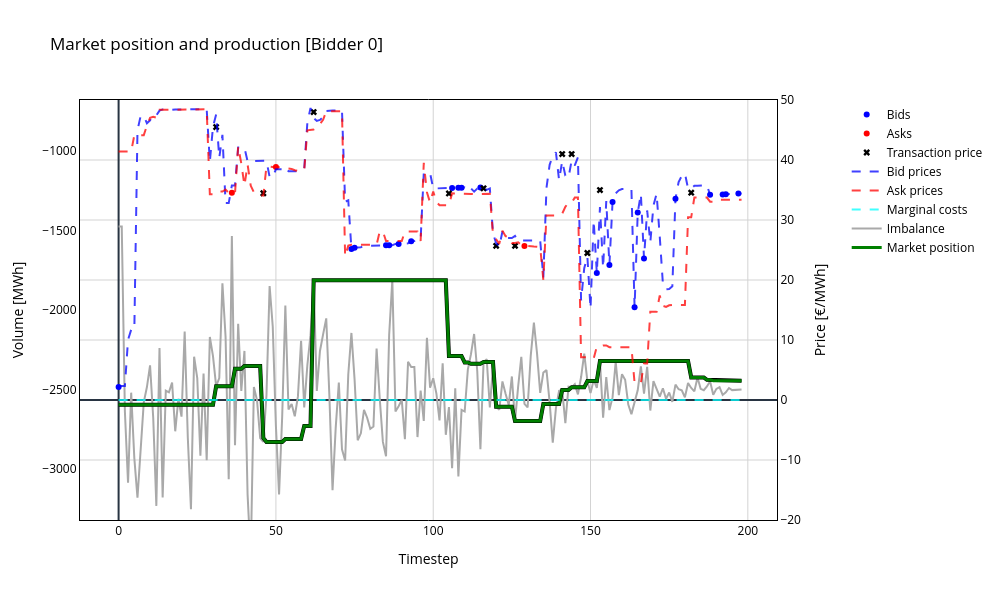
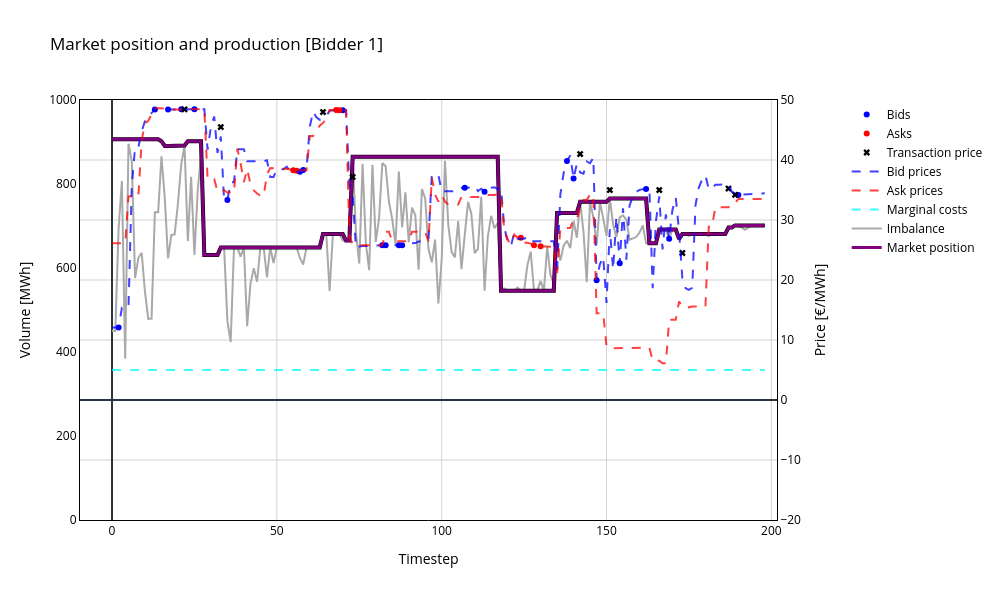
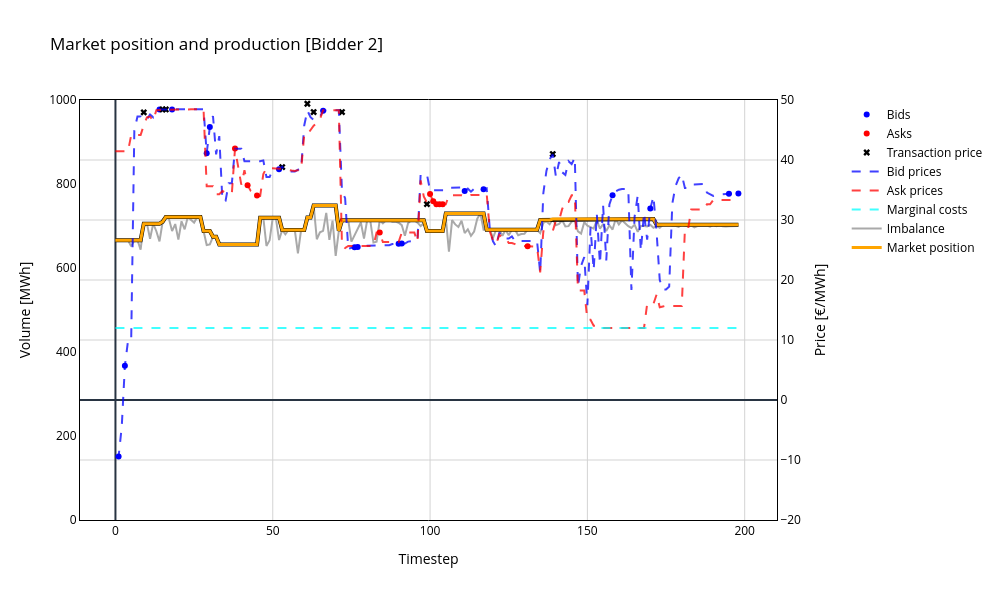
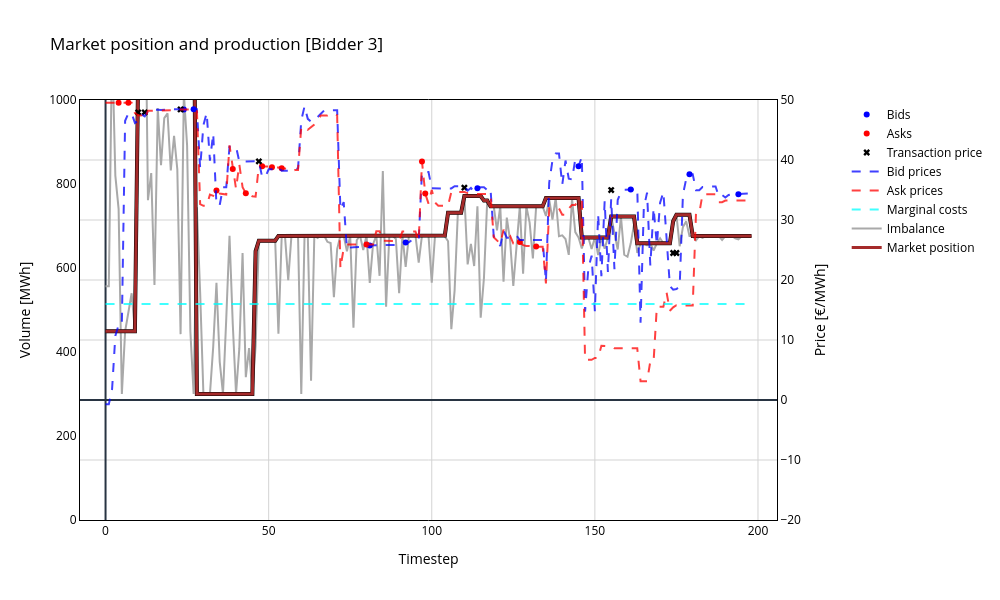

Notebook source saved alongside these figures, in order:
### Code cell
### Imbalance vs Market position

for bidder in range(n):
    fig = go.Figure()

    # Add marker for 'bid price'
    fig.add_trace(go.Scatter(
        x=df_bid_logs.loc[(df_bid_logs['bidder'] == bidder) & (df_bid_logs['match_flag'] == 'bid')].index,
        y=df_bid_logs.loc[(df_bid_logs['bidder'] == bidder) & (df_bid_logs['match_flag'] == 'bid'), 'price'],
        mode='markers',
        name=f'Bids',
        line=dict(width=2, color=bid_color),  # Adjust line width if necessary
        yaxis='y'
    ))

    # Add marker for 'ask price'
    fig.add_trace(go.Scatter(
        x=df_bid_logs.loc[(df_bid_logs['bidder'] == bidder) & (df_bid_logs['match_flag'] == 'ask')].index,
        y=df_bid_logs.loc[(df_bid_logs['bidder'] == bidder) & (df_bid_logs['match_flag'] == 'ask'), 'price'],
        mode='markers',
        name=f'Asks',
        line=dict(width=2, color=ask_color),  # Adjust line width if necessary
        yaxis='y'
    ))

    # Add marker for 'transaction price'
    fig.add_trace(go.Scatter(
        x=df_bid_logs.loc[df_bid_logs['bidder'] == bidder].index,
        y=df_bid_logs.loc[df_bid_logs['bidder'] == bidder, 'transaction_price'],
        mode='markers',
        name=f'Transaction price',
        line=dict(width=2, color=match_color),
        marker=dict(symbol='x'), 
        yaxis='y'
    ))
        
    # Add line for 'Actual prices'
    fig.add_trace(go.Scatter(
        x=df_bid_prices.index,
        y=df_bid_prices[f'bidder_{bidder}'],
        mode='lines',
        name='Bid prices',
        yaxis='y',
        opacity=0.75,
        line=dict(width=2, color=bid_color, dash='dash')  # Adjust line width if necessary
    ))
    
    # Add line for 'Actual prices'
    fig.add_trace(go.Scatter(
        x=df_ask_prices.index,
        y=df_ask_prices[f'bidder_{bidder}'],
        mode='lines',
        name='Ask prices',
        yaxis='y',
        opacity=0.75,
        line=dict(width=2, color=ask_color, dash='dash')  # Adjust line width if necessary
    ))
    
    # Add line for 'Marginal costs'
    fig.add_trace(go.Scatter(
        x=df_bid_logs.index,
        y=[df_bidders['true_costs'][bidder]] * len(df_bid_logs),
        mode='lines',
        name='Marginal costs',
        yaxis='y',
        opacity=0.75,
        line=dict(width=2, color=marginal_cost_color, dash='dash')  # Adjust line width if necessary
    ))
    
    # Add line for 'Imbalance'
    fig.add_trace(go.Scatter(
        x=df_imbalances[f'bidder_{bidder}'].index,
        y=df_imbalances[f'bidder_{bidder}'] + df_market_positions[f'bidder_{bidder}'],
        mode='lines',
        name='Imbalance',
        yaxis='y2',
        line=dict(width=2, color=imbalance_color)  # Adjust line width if necessary
    ))
    
    # Add outline for 'market position'
    fig.add_trace(go.Scatter(
        x=df_market_positions[f'bidder_{bidder}'].index,
        y=df_market_positions[f'bidder_{bidder}'],
        mode='lines',
        name=f'Market position outline',
        showlegend=False,
        line=dict(width=4, color='black'),  # Adjust line width if necessary
        yaxis='y2'
    ))

    # Add line for 'market position'
    fig.add_trace(go.Scatter(
        x=df_market_positions[f'bidder_{bidder}'].index,
        y=df_market_positions[f'bidder_{bidder}'],
        mode='lines',
        name=f'Market position',
        line=dict(width=3, color=bidder_colors[bidder]),  # Adjust line width if necessary
        yaxis='y2'
    ))
    
    demand_mean = -2000
    max_imbalance = df_imbalances[f'bidder_{bidder}'].abs().max()
    
    range_y = [min_price, max_price]
    range_y2 = [0, 1000] if bidder != 0 else [demand_mean - max_imbalance, demand_mean + max_imbalance]
    
    # Update layout
    fig.update_layout(
        title=f'Market position and production [Bidder {bidder}]',
        barmode='stack',
        width=width,
        height=height,
        plot_bgcolor=background,
        paper_bgcolor=paper_bgcolor,
        font_color=font_color,
        #margin=dict(l=0, r=0, t=0, b=0),
        xaxis=dict(
            title='Timestep',
            mirror=True,
            showline=True,
            linecolor=axis_color,
            gridcolor=grid_color,
        ),
        yaxis=dict(
            title='Price [€/MWh]',
            side='right',
            overlaying='y2',
            #position=1,
            range=range_y,
            tickcolor=grid_color,
            showline=True,
            linecolor=axis_color,
            gridcolor=grid_color,
        ),
        yaxis2=dict(
            title='Volume [MWh]',
            #position=-1,
            range=range_y2,
            ticks='',
            showline=True,
            linecolor=axis_color,
            gridcolor=grid_color,
            showgrid=False,
            ),
        legend=dict(
            x=1.1
        ),
        #shapes=frame, 
    )
    
    # Show the plot
    fig.show()

### Figure 1 — Plotly figure (JSON) as saved in the notebook; plotly's stock layout.template omitted (floating-point values rounded to 4 significant figures; data arrays with more than 128 entries replaced by an {"elided": "..."} marker saying what was removed)
{"data": [{"line": {"color": "blue", "width": 2}, "mode": "markers", "name": "Bids", "x": [0, 74, 75, 85, 86, 89, 93, 106, 108, 109, 115, 152, 156, 157, 164, 165, 167, 177, 188, 192, 193, 197], "y": [2.154, 25.15, 25.36, 25.8, 25.8, 26.02, 26.44, 35.35, 35.38, 35.39, 35.42, 21.16, 22.52, 32.99, 15.45, 31.24, 23.59, 33.55, 34.2, 34.26, 34.28, 34.4], "yaxis": "y", "type": "scatter"}, {"line": {"color": "red", "width": 2}, "mode": "markers", "name": "Asks", "x": [36, 50, 129], "y": [34.55, 38.82, 25.68], "yaxis": "y", "type": "scatter"}, {"line": {"color": "black", "width": 2}, "marker": {"symbol": "x"}, "mode": "markers", "name": "Transaction price", "x": [0, 31, 36, 46, 50, 62, 74, 75, 85, 86, 89, 93, 105, 106, 108, 109, 115, 116, 120, 126, 129, 141, 144, 149, 152, 153, 156, 157, 164, 165, 167, 177, 182, 188, 192, 193, 197], "y": [null, 45.49, null, 34.46, null, 47.99, null, null, null, null, null, null, 34.43, null, null, null, null, 35.29, 25.69, 25.69, null, 40.99, 40.99, 24.5, null, 34.99, null, null, null, null, null, null, 34.55, null, null, null, null], "yaxis": "y", "type": "scatter"}, {"line": {"color": "blue", "dash": "dash", "width": 2}, "mode": "lines", "name": "Bid prices", "opacity": 0.75, "x": {"elided": "199 int values"}, "y": {"elided": "199 float values"}, "yaxis": "y", "type": "scatter"}, {"line": {"color": "red", "dash": "dash", "width": 2}, "mode": "lines", "name": "Ask prices", "opacity": 0.75, "x": {"elided": "199 int values"}, "y": {"elided": "199 float values"}, "yaxis": "y", "type": "scatter"}, {"line": {"color": "cyan", "dash": "dash", "width": 2}, "mode": "lines", "name": "Marginal costs", "opacity": 0.75, "x": {"elided": "199 int values"}, "y": {"elided": "199 float values"}, "yaxis": "y", "type": "scatter"}, {"line": {"color": "darkgrey", "width": 2}, "mode": "lines", "name": "Imbalance", "x": {"elided": "199 int values"}, "y": {"elided": "199 float values"}, "yaxis": "y2", "type": "scatter"}, {"line": {"color": "black", "width": 4}, "mode": "lines", "name": "Market position outline", "showlegend": false, "x": {"elided": "199 int values"}, "y": {"elided": "199 float values"}, "yaxis": "y2", "type": "scatter"}, {"line": {"color": "green", "width": 3}, "mode": "lines", "name": "Market position", "x": {"elided": "199 int values"}, "y": {"elided": "199 float values"}, "yaxis": "y2", "type": "scatter"}], "layout": {"font": {"color": "black"}, "xaxis": {"title": {"text": "Timestep"}, "mirror": true, "showline": true, "linecolor": "black", "gridcolor": "lightgrey"}, "yaxis": {"title": {"text": "Price [€/MWh]"}, "side": "right", "overlaying": "y2", "range": [-20, 50], "tickcolor": "lightgrey", "showline": true, "linecolor": "black", "gridcolor": "lightgrey"}, "yaxis2": {"title": {"text": "Volume [MWh]"}, "range": [-3320.0, -679.6], "ticks": "", "showline": true, "linecolor": "black", "gridcolor": "lightgrey", "showgrid": false}, "legend": {"x": 1.1}, "title": {"text": "Market position and production [Bidder 0]"}, "barmode": "stack", "width": 1000, "height": 600, "plot_bgcolor": "white", "paper_bgcolor": "white"}}

### Figure 2 — Plotly figure (JSON) as saved in the notebook; plotly's stock layout.template omitted (floating-point values rounded to 4 significant figures; data arrays with more than 128 entries replaced by an {"elided": "..."} marker saying what was removed)
{"data": [{"line": {"color": "blue", "width": 2}, "mode": "markers", "name": "Bids", "x": [2, 13, 17, 21, 25, 35, 57, 58, 70, 82, 83, 87, 88, 107, 113, 138, 140, 147, 154, 162, 169, 190], "y": [12.06, 48.42, 48.42, 48.44, 48.46, 33.33, 38.06, 38.35, 48.3, 25.79, 25.8, 25.8, 25.8, 35.35, 34.72, 39.83, 36.9, 19.97, 22.8, 35.15, 26.87, 34.15], "yaxis": "y", "type": "scatter"}, {"line": {"color": "red", "width": 2}, "mode": "markers", "name": "Asks", "x": [55, 56, 68, 69, 124, 128, 130], "y": [38.31, 38.2, 48.32, 48.31, 27.04, 25.8, 25.63], "yaxis": "y", "type": "scatter"}, {"line": {"color": "black", "width": 2}, "marker": {"symbol": "x"}, "mode": "markers", "name": "Transaction price", "x": [2, 13, 17, 21, 22, 25, 33, 35, 55, 56, 57, 58, 64, 68, 69, 70, 73, 82, 83, 87, 88, 107, 113, 124, 128, 130, 138, 140, 142, 147, 151, 154, 162, 166, 169, 173, 187, 189, 190], "y": [null, null, null, null, 48.44, null, 45.49, null, null, null, null, null, 47.99, null, null, null, 37.18, null, null, null, null, null, null, null, null, null, null, null, 40.99, null, 34.99, null, null, 34.99, null, 24.5, 35.24, 34.2, null], "yaxis": "y", "type": "scatter"}, {"line": {"color": "blue", "dash": "dash", "width": 2}, "mode": "lines", "name": "Bid prices", "opacity": 0.75, "x": {"elided": "199 int values"}, "y": {"elided": "199 float values"}, "yaxis": "y", "type": "scatter"}, {"line": {"color": "red", "dash": "dash", "width": 2}, "mode": "lines", "name": "Ask prices", "opacity": 0.75, "x": {"elided": "199 int values"}, "y": {"elided": "199 float values"}, "yaxis": "y", "type": "scatter"}, {"line": {"color": "cyan", "dash": "dash", "width": 2}, "mode": "lines", "name": "Marginal costs", "opacity": 0.75, "x": {"elided": "199 int values"}, "y": {"elided": "199 float values"}, "yaxis": "y", "type": "scatter"}, {"line": {"color": "darkgrey", "width": 2}, "mode": "lines", "name": "Imbalance", "x": {"elided": "199 int values"}, "y": {"elided": "199 float values"}, "yaxis": "y2", "type": "scatter"}, {"line": {"color": "black", "width": 4}, "mode": "lines", "name": "Market position outline", "showlegend": false, "x": {"elided": "199 int values"}, "y": {"elided": "199 float values"}, "yaxis": "y2", "type": "scatter"}, {"line": {"color": "purple", "width": 3}, "mode": "lines", "name": "Market position", "x": {"elided": "199 int values"}, "y": {"elided": "199 float values"}, "yaxis": "y2", "type": "scatter"}], "layout": {"font": {"color": "black"}, "xaxis": {"title": {"text": "Timestep"}, "mirror": true, "showline": true, "linecolor": "black", "gridcolor": "lightgrey"}, "yaxis": {"title": {"text": "Price [€/MWh]"}, "side": "right", "overlaying": "y2", "range": [-20, 50], "tickcolor": "lightgrey", "showline": true, "linecolor": "black", "gridcolor": "lightgrey"}, "yaxis2": {"title": {"text": "Volume [MWh]"}, "range": [0, 1000], "ticks": "", "showline": true, "linecolor": "black", "gridcolor": "lightgrey", "showgrid": false}, "legend": {"x": 1.1}, "title": {"text": "Market position and production [Bidder 1]"}, "barmode": "stack", "width": 1000, "height": 600, "plot_bgcolor": "white", "paper_bgcolor": "white"}}

### Figure 3 — Plotly figure (JSON) as saved in the notebook; plotly's stock layout.template omitted (floating-point values rounded to 4 significant figures; data arrays with more than 128 entries replaced by an {"elided": "..."} marker saying what was removed)
{"data": [{"line": {"color": "blue", "width": 2}, "mode": "markers", "name": "Bids", "x": [1, 3, 14, 18, 29, 30, 52, 66, 76, 77, 90, 91, 111, 117, 158, 170, 195, 198], "y": [-9.428, 5.71, 48.42, 48.41, 41.14, 45.49, 38.44, 48.21, 25.45, 25.49, 26.06, 26.08, 34.82, 35.12, 34.13, 31.9, 34.37, 34.4], "yaxis": "y", "type": "scatter"}, {"line": {"color": "red", "width": 2}, "mode": "markers", "name": "Asks", "x": [38, 42, 45, 84, 100, 101, 102, 103, 104, 131], "y": [41.9, 35.8, 34.09, 27.9, 34.32, 33.11, 32.63, 32.63, 32.62, 25.61], "yaxis": "y", "type": "scatter"}, {"line": {"color": "black", "width": 2}, "marker": {"symbol": "x"}, "mode": "markers", "name": "Transaction price", "x": [1, 3, 9, 14, 15, 16, 18, 29, 30, 38, 42, 45, 52, 53, 61, 63, 66, 72, 76, 77, 84, 90, 91, 99, 100, 101, 102, 103, 104, 111, 117, 131, 139, 158, 170, 195, 198], "y": [null, null, 47.94, null, 48.42, 48.42, null, null, null, null, null, null, null, 38.82, 49.38, 47.99, null, 47.99, null, null, null, null, null, 32.64, null, null, null, null, null, null, null, null, 40.99, null, null, null, null], "yaxis": "y", "type": "scatter"}, {"line": {"color": "blue", "dash": "dash", "width": 2}, "mode": "lines", "name": "Bid prices", "opacity": 0.75, "x": {"elided": "199 int values"}, "y": {"elided": "199 float values"}, "yaxis": "y", "type": "scatter"}, {"line": {"color": "red", "dash": "dash", "width": 2}, "mode": "lines", "name": "Ask prices", "opacity": 0.75, "x": {"elided": "199 int values"}, "y": {"elided": "199 float values"}, "yaxis": "y", "type": "scatter"}, {"line": {"color": "cyan", "dash": "dash", "width": 2}, "mode": "lines", "name": "Marginal costs", "opacity": 0.75, "x": {"elided": "199 int values"}, "y": {"elided": "199 float values"}, "yaxis": "y", "type": "scatter"}, {"line": {"color": "darkgrey", "width": 2}, "mode": "lines", "name": "Imbalance", "x": {"elided": "199 int values"}, "y": {"elided": "199 float values"}, "yaxis": "y2", "type": "scatter"}, {"line": {"color": "black", "width": 4}, "mode": "lines", "name": "Market position outline", "showlegend": false, "x": {"elided": "199 int values"}, "y": {"elided": "199 float values"}, "yaxis": "y2", "type": "scatter"}, {"line": {"color": "orange", "width": 3}, "mode": "lines", "name": "Market position", "x": {"elided": "199 int values"}, "y": {"elided": "199 float values"}, "yaxis": "y2", "type": "scatter"}], "layout": {"font": {"color": "black"}, "xaxis": {"title": {"text": "Timestep"}, "mirror": true, "showline": true, "linecolor": "black", "gridcolor": "lightgrey"}, "yaxis": {"title": {"text": "Price [€/MWh]"}, "side": "right", "overlaying": "y2", "range": [-20, 50], "tickcolor": "lightgrey", "showline": true, "linecolor": "black", "gridcolor": "lightgrey"}, "yaxis2": {"title": {"text": "Volume [MWh]"}, "range": [0, 1000], "ticks": "", "showline": true, "linecolor": "black", "gridcolor": "lightgrey", "showgrid": false}, "legend": {"x": 1.1}, "title": {"text": "Market position and production [Bidder 2]"}, "barmode": "stack", "width": 1000, "height": 600, "plot_bgcolor": "white", "paper_bgcolor": "white"}}

### Figure 4 — Plotly figure (JSON) as saved in the notebook; plotly's stock layout.template omitted (floating-point values rounded to 4 significant figures; data arrays with more than 128 entries replaced by an {"elided": "..."} marker saying what was removed)
{"data": [{"line": {"color": "blue", "width": 2}, "mode": "markers", "name": "Bids", "x": [24, 27, 81, 92, 114, 145, 161, 179, 194], "y": [48.43, 48.47, 25.76, 26.25, 35.29, 38.96, 35.07, 37.62, 34.3], "yaxis": "y", "type": "scatter"}, {"line": {"color": "red", "width": 2}, "mode": "markers", "name": "Asks", "x": [4, 7, 34, 39, 43, 48, 51, 54, 80, 97, 98, 127, 132], "y": [49.54, 49.55, 34.92, 38.5, 34.46, 38.95, 38.77, 38.64, 25.9, 39.76, 34.43, 26.35, 25.57], "yaxis": "y", "type": "scatter"}, {"line": {"color": "black", "width": 2}, "marker": {"symbol": "x"}, "mode": "markers", "name": "Transaction price", "x": [4, 7, 10, 12, 23, 24, 27, 34, 39, 43, 47, 48, 51, 54, 80, 81, 92, 97, 98, 110, 114, 127, 132, 145, 155, 161, 174, 175, 179, 194], "y": [null, null, 47.94, 47.94, 48.43, null, null, null, null, null, 39.77, null, null, null, null, null, null, null, null, 35.39, null, null, null, null, 34.99, null, 24.5, 24.5, null, null], "yaxis": "y", "type": "scatter"}, {"line": {"color": "blue", "dash": "dash", "width": 2}, "mode": "lines", "name": "Bid prices", "opacity": 0.75, "x": {"elided": "199 int values"}, "y": {"elided": "199 float values"}, "yaxis": "y", "type": "scatter"}, {"line": {"color": "red", "dash": "dash", "width": 2}, "mode": "lines", "name": "Ask prices", "opacity": 0.75, "x": {"elided": "199 int values"}, "y": {"elided": "199 float values"}, "yaxis": "y", "type": "scatter"}, {"line": {"color": "cyan", "dash": "dash", "width": 2}, "mode": "lines", "name": "Marginal costs", "opacity": 0.75, "x": {"elided": "199 int values"}, "y": {"elided": "199 float values"}, "yaxis": "y", "type": "scatter"}, {"line": {"color": "darkgrey", "width": 2}, "mode": "lines", "name": "Imbalance", "x": {"elided": "199 int values"}, "y": {"elided": "199 float values"}, "yaxis": "y2", "type": "scatter"}, {"line": {"color": "black", "width": 4}, "mode": "lines", "name": "Market position outline", "showlegend": false, "x": {"elided": "199 int values"}, "y": {"elided": "199 float values"}, "yaxis": "y2", "type": "scatter"}, {"line": {"color": "brown", "width": 3}, "mode": "lines", "name": "Market position", "x": {"elided": "199 int values"}, "y": {"elided": "199 float values"}, "yaxis": "y2", "type": "scatter"}], "layout": {"font": {"color": "black"}, "xaxis": {"title": {"text": "Timestep"}, "mirror": true, "showline": true, "linecolor": "black", "gridcolor": "lightgrey"}, "yaxis": {"title": {"text": "Price [€/MWh]"}, "side": "right", "overlaying": "y2", "range": [-20, 50], "tickcolor": "lightgrey", "showline": true, "linecolor": "black", "gridcolor": "lightgrey"}, "yaxis2": {"title": {"text": "Volume [MWh]"}, "range": [0, 1000], "ticks": "", "showline": true, "linecolor": "black", "gridcolor": "lightgrey", "showgrid": false}, "legend": {"x": 1.1}, "title": {"text": "Market position and production [Bidder 3]"}, "barmode": "stack", "width": 1000, "height": 600, "plot_bgcolor": "white", "paper_bgcolor": "white"}}
